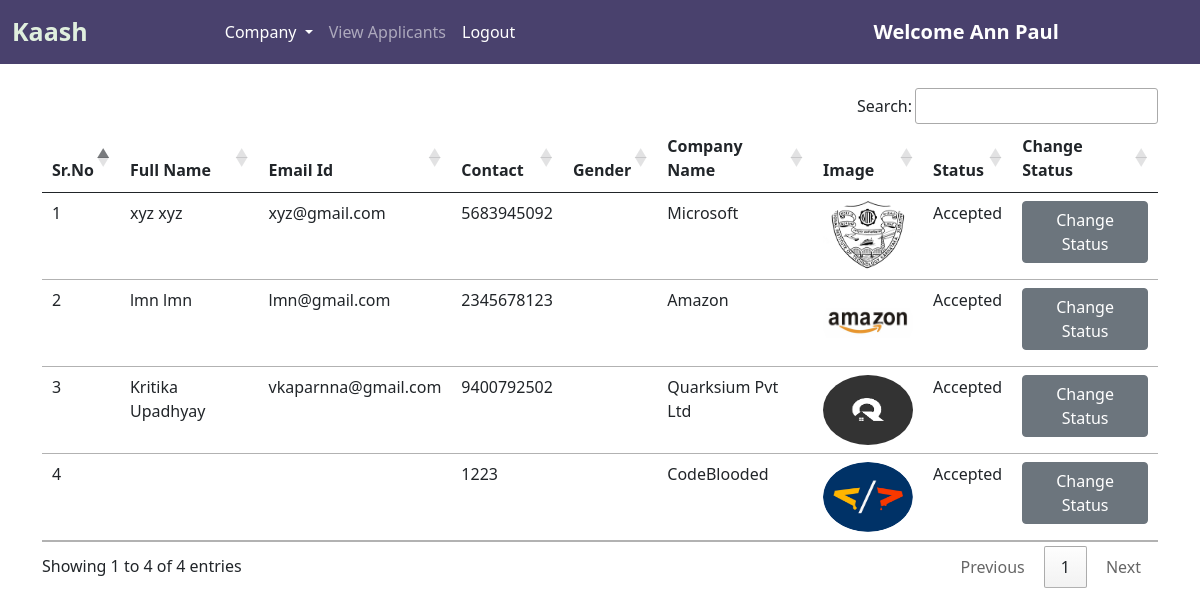
The app's page /accepted_companies/ (signed in) with its own data.
### jobs/models.py (models this page shows, shortened)
class Company(models.Model):
    user = models.ForeignKey(User, on_delete=models.CASCADE)
    phone = models.CharField(max_length=10)
    image = models.ImageField(upload_to="")
    type = models.CharField(max_length=15)
    status = models.CharField(max_length=20)
    company_name = models.CharField(max_length=100)

### jobs/views.py (the view)
# urls.py: path("accepted_companies/", views.accepted_companies, name="accepted_companies"),
def accepted_companies(request):
    if not request.user.is_authenticated:
        return redirect("/admin_login")
    companies = Company.objects.filter(status="Accepted")
    return render(request, "accepted_companies.html", {'companies': companies})

### jobs/templates/accepted_companies.html (shortened to what this page needs)
{% extends 'admin_navbar.html' %}
{% block body %}
<div class="container mt-4">
<table class="table table-hover" id="example">
    <thead>
        <tr>
            <th>Sr.No</th>
            <th>Full Name</th>
            <th>Email Id</th>
            <th>Contact</th>
            <th>Gender</th>
            <th>Company Name</th>
            <th>Image</th>
            <th>Status</th>
            <th>Change Status</th>
        </tr>
    </thead>
    <tbody>
        {% for company in companies %}
        <tr>
            <td>{{forloop.counter}}</td>
            <td>{{company.user.get_full_name}}</td>
            <td>{{company.user.email}}</td>
            <td>{{company.phone}}</td>
            <td>{{company.gender}}</td>
            <td>{{company.company_name}}</td>
            <td><img src="{{company.image.url}}" class="rounded-circle" width="90px" height="70px"></td>
            <td>{{company.status}}</td>
            <td><a href="/change_status/{{company.id}}/" class="btn btn-secondary">Change Status</a></td>
        </tr>
        {% endfor %}
    </tbody>
</table>
</div>
{% endblock %}

### jobs/templates/admin_navbar.html (shortened to what this page needs)
<!doctype html>
<html lang="en">
<head>
  <link href="https://cdn.jsdelivr.net/npm/bootstrap@5.0.2/dist/css/bootstrap.min.css" rel="stylesheet"
>
  <link rel="stylesheet" href="https://cdn.datatables.net/1.10.25/css/jquery.dataTables.min.css">
  <link rel="stylesheet" href="https://cdn.datatables.net/buttons/1.7.1/css/buttons.dataTables.min.css">
</head>
<body>
  <nav class="navbar navbar-expand-lg navbar-dark">
    <div class="container-fluid">
      <a class="navbar-brand" href="/"><span class="head1">Kaash</span></a>
      <div class="container w-75">
        <div class="collapse navbar-collapse" id="navbarSupportedContent">
          <ul class="navbar-nav me-auto mb-2 mb-lg-0">
            <div class="collapse navbar-collapse" id="navbarNavDarkDropdown">
              <ul class="navbar-nav">
                <li class="nav-item dropdown">
                  <a class="nav-link active dropdown-toggle" href="#" id="navbarDarkDropdownMenuLink" role="button"
                    data-bs-toggle="dropdown" aria-expanded="false">
                    Company
                  </a>
                </li>
              </ul>
            </div>
            <li class="nav-item">
              <a class="nav-link {% block view_applicants %} {% endblock %}" href="/view_applicants/">View
                Applicants</a>
            </li>
            <li class="nav-item">
              <a class="nav-link active" href="/logout/">Logout</a>
            </li>
          </ul>
          <a class="navbar-brand" style="font-weight: bold;" href="#">Welcome {{request.user.get_full_name}}</a>
        </div>
      </div>
  </nav>
  {% block body %}
  {% endblock %}
</body>
</html>

### jobs/templates/admin_navbar.html (style rules this page uses)
.navbar { background-color: #49416dff; }
.head1 { color: #e0efdeff; font-size: 25px; font-weight: bold; height: 50px; }

### records on screen
Company: user.get_full_name "xyz xyz", user.email "xyz@gmail.com", phone "5683945092", company_name "Microsoft", image (picture), status "Accepted"
Company: user.get_full_name "lmn lmn", user.email "lmn@gmail.com", phone "2345678123", company_name "Amazon", image (picture), status "Accepted"
Company: user.get_full_name "Kritika Upadhyay", user.email "vkaparnna@gmail.com", phone "9400792502", company_name "Quarksium Pvt Ltd", image (picture), status "Accepted"
Company: phone "1223", company_name "CodeBlooded", image (picture), status "Accepted"

### other values on screen
{{ request.user.get_full_name }} "Ann Paul"
